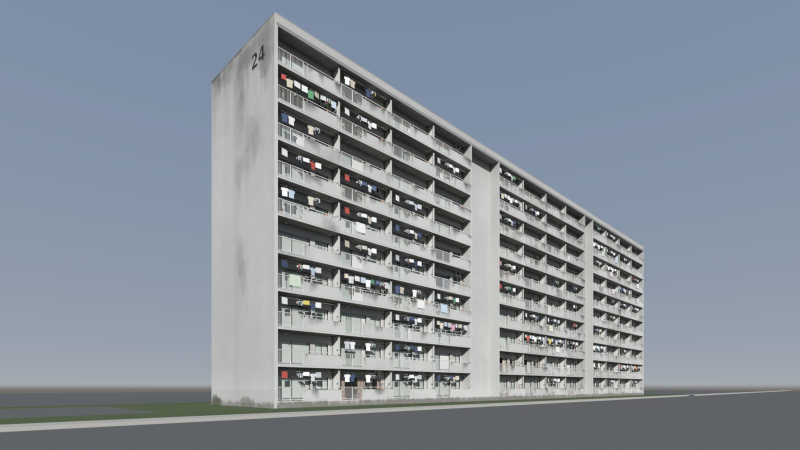
#> input picture examples/danchi/showcase/grid_age10_upkeep010.jpg, 1600 x 900 px, given in place of end_01_akabanedai_34_end.jpg, which was not available (shown at 1/2 size)
$ python weather_load.py ../../showcase ../../showcase/grid_age10_upkeep050.jpg ../../showcase/grid_age10_upkeep050.jpg
#> lines starting #> are read from the running program, lines starting #| are printed output that depends on the picture; pictures that were not available may be replaced by others from this repository, and a replacement may not be noted
"""weather_load.py — how much weathering does a wall carry? Presets against reference photos,
on the same kind of view: a plain end wall (gable) seen from 30-60 m.

    python -I weather_load.py <refs_img_dir> <renders.json> <out_dir>

renders.json: {"<name>": {"file": "...jpg", "crop": [x0, y0, x1, y1] (pixels)}} for the renders.
The round-7 set is showcase/checks/weather_load_renders.json (the west end wall in the facade-camera
images, projected through the camera with toNDC); run from examples/danchi:
    python -I src/py/weather_load.py ../../docs/redesign/evidence/refs/img showcase/checks/weather_load_renders.json showcase/checks
The photo crops are below (fractions of the image), picked by eye on plain stretches of end wall:
no windows, numbers, pipes, trees or sky.

Measures on each crop, in CIE L*, after removing a fitted plane (the light gradient across the
wall) and resampling the crop to 160 px high (a common scale for different distances):
  soil    P95 - P50 of L*: how far the typical wall sits below its cleanest paint
  mottle  standard deviation of L* (blotches, streaks, patches)
  dark    share of the wall more than 8 L* below its P95 (stained area)
  vstreak mean |dL/dx| / mean |dL/dy| on a lightly blurred crop (> 1: vertical structure, runs)
None of these knows about lighting direction or paint colour, so read them as a ranking, not
as absolute truth. The point of the check: New should sit below every photo, Typical inside the
photo range (around the median), Neglected at the heavy end.
"""
import json
import os
import sys

import numpy as np
from PIL import Image, ImageDraw

# end-wall crops in the reference photos (fractions x0, y0, x1, y1), chosen on gridded previews
PHOTO_CROPS = {
    "end_01_akabanedai_34_end.jpg": [0.265, 0.30, 0.40, 0.72],
    "end_02_soshigaya_22_end.jpg": [0.73, 0.28, 0.90, 0.55],
    "end_03_nagasawa_2-2_end.jpg": [0.33, 0.25, 0.52, 0.62],
    "end_05_naruko_end_b.jpg": [0.58, 0.20, 0.72, 0.40],
    "end_06_kita_ward_end.jpg": [0.67, 0.30, 0.79, 0.70],
    "weathering_02_saginomiya_stained_end.jpg": [0.13, 0.22, 0.29, 0.70],
    # the heavy end of the range: the stained wall beside the stair of weathering_02, and raw
    # concrete between window columns on weathering_01 (decades without paint)
    "weathering_02_saginomiya_stained_end.jpg#stained": [0.305, 0.06, 0.345, 0.60],
    "weathering_01_ogikubo_stained_facade.jpg": [0.205, 0.17, 0.255, 0.70],
}


def to_L(rgb):
    a = np.asarray(rgb, np.float32) / 255.0
    lin = np.where(a <= 0.04045, a / 12.92, ((a + 0.055) / 1.055) ** 2.4)
    Y = lin @ np.array([0.2126, 0.7152, 0.0722], np.float32)
    f = np.where(Y > 216 / 24389, np.cbrt(Y), (24389 / 27 * Y + 16) / 116)
    return 116 * f - 16


def blur(a):
    p = np.pad(a, 1, mode="edge")
    return sum(p[i:i + a.shape[0], j:j + a.shape[1]] for i in range(3) for j in range(3)) / 9.0


def metrics(im):
    h = 160
    w = max(16, int(im.width * h / im.height))
    L = to_L(im.convert("RGB").resize((w, h), Image.LANCZOS))
    yy, xx = np.mgrid[0:h, 0:w]
    A = np.c_[xx.ravel(), yy.ravel(), np.ones(h * w)]
    coef, *_ = np.linalg.lstsq(A, L.ravel(), rcond=None)
    R = L - (A @ coef).reshape(h, w) + L.mean()
    p95, p50 = np.percentile(R, [95, 50])
    B = blur(R)
    gx = np.abs(np.diff(B, axis=1)).mean()
    gy = np.abs(np.diff(B, axis=0)).mean()
    return {"L_mean": round(float(L.mean()), 1), "soil": round(float(p95 - p50), 2), "mottle": round(float(R.std()), 2),
            "dark": round(float((R < p95 - 8).mean()), 3), "vstreak": round(float(gx / max(gy, 1e-6)), 2)}


def main(refdir, renders_json, out_dir):
#> called with refdir = '../../showcase', renders_json = '../../showcase/grid_age10_upkeep050.jpg', out_dir = '../../showcase/grid_age10_upkeep050.jpg'
    rows = {}
    crops = []
    for f, c in PHOTO_CROPS.items():
        im = Image.open(os.path.join(refdir, f.split("#")[0])).convert("RGB")
#> im is the input picture: PIL image 1600x900 RGB; mean R, G, B 134.5, 142.8, 152.6
        W, H = im.size
#> W = 1600; H = 900
        cr = im.crop((int(c[0] * W), int(c[1] * H), int(c[2] * W), int(c[3] * H)))
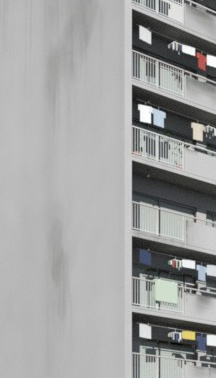
#> cr: PIL image 216x378 RGB; mean R, G, B 160.8, 161.5, 161
        nm = f.split(".")[0] + ("#" + f.split("#")[1] if "#" in f else "")
        rows["photo:" + nm] = metrics(cr)
#> in to_L, `a = np.asarray(rgb, np.float32) / 255.0`:
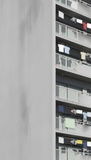
#> a: shape (160, 91, 3) float32; mean R, G, B 0.631, 0.633, 0.631
#> in to_L, `lin = np.where(a <= 0.04045, a / 12.92, ((a + 0.055) / 1.055) ** 2.4)`:
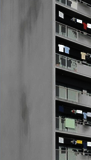
#> lin: shape (160, 91, 3) float32; mean R, G, B 0.4, 0.403, 0.4
#> in to_L, `f = np.where(Y > 216 / 24389, np.cbrt(Y), (24389 / 27 * Y + 16) / 116)`:
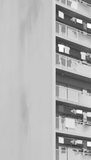
#> f: shape (160, 91) float32; min 0.178, max 1, mean 0.704
#> in to_L, `return 116 * f - 16`:
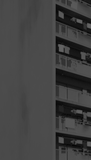
#> returned value: shape (160, 91) float32; min 4.71, max 100, mean 65.7
#> in metrics, `coef, *_ = np.linalg.lstsq(A, L.ravel(), rcond=None)`: coef = [-0.328, 0.0178, 79.06]
#> in metrics, `p95, p50 = np.percentile(R, [95, 50])`: p95 = 90.98; p50 = 66.38
#> in blur, `p = np.pad(a, 1, mode="edge")`:
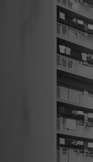
#> p: shape (162, 93) float64; min 10.6, max 115.7, mean 65.7
#> in blur, `return sum(p[i:i + a.shape[0], j:j + a.shape[1]] for i in range(3) for..`:
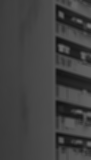
#> returned value: shape (160, 91) float64; min 15.32, max 114.4, mean 65.7
#> in metrics, `gx = np.abs(np.diff(B, axis=1)).mean()`: gx = 2.11
#> in metrics, `gy = np.abs(np.diff(B, axis=0)).mean()`: gy = 2.36
        crops.append((nm[:10] + nm[-8:], cr))
#> pass 2 of the loop in main, `for f, c in PHOTO_CROPS.items():`:
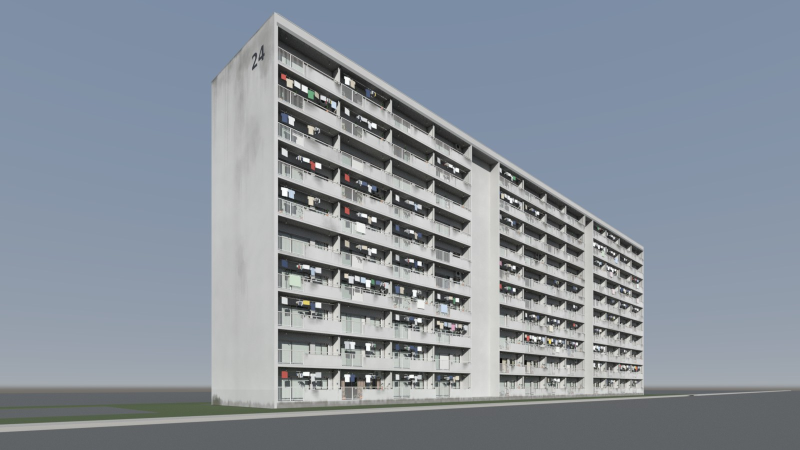
#> input picture examples/danchi/showcase/grid_age10_upkeep050.jpg, 1600 x 900 px, given in place of end_02_soshigaya_22_end.jpg, which was not available (shown at 1/2 size)
#> in main, im is the input picture: PIL image 1600x900 RGB; mean R, G, B 136.4, 144.8, 154.6
#> cr: PIL image 272x243 RGB
#> a: shape (160, 179, 3) float32
#> lin: shape (160, 179, 3) float32
#> Y: shape (160, 179) float32
#> f: shape (160, 179) float32
#> in to_L (call 2), `return 116 * f - 16`:
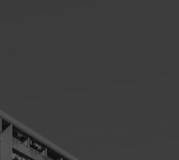
#> returned value: shape (160, 179) float32; min 9.01, max 100, mean 60.8
#> R: shape (160, 179) float64
#> in blur (call 2), `p = np.pad(a, 1, mode="edge")`:
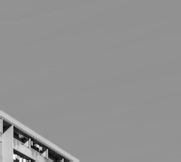
#> p: shape (162, 181) float64; min 8.69, max 99.52, mean 60.8; drawn with min black and max white
    rj = json.load(open(renders_json))
    for name, d in rj.items():
        im = Image.open(d["file"]).convert("RGB")
        cr = im.crop(tuple(int(v) for v in d["crop"]))
        rows["render:" + name] = metrics(cr)
        crops.append((name, cr))
    keys = ["soil", "mottle", "dark", "vstreak"]
    ph = [v for k, v in rows.items() if k.startswith("photo:")]
    summ = {k: {"photo_min": min(p[k] for p in ph), "photo_median": float(np.median([p[k] for p in ph])),
                "photo_max": max(p[k] for p in ph)} for k in keys}
    os.makedirs(out_dir, exist_ok=True)
    json.dump({"rows": rows, "photo_range": summ}, open(os.path.join(out_dir, "weather_load.json"), "w"), indent=1)
    # crop sheet, to check by eye that every crop is plain wall
    tw, th = 160, 220
    sh = Image.new("RGB", (tw * len(crops), th + 22), (20, 20, 20))
    d = ImageDraw.Draw(sh)
    for i, (lab, cr) in enumerate(crops):
        c2 = cr.copy()
        c2.thumbnail((tw - 4, th - 4))
        sh.paste(c2, (i * tw + 2, 2))
        d.text((i * tw + 3, th + 4), lab[:22], fill=(230, 230, 230))
    sh.save(os.path.join(out_dir, "weather_load_crops.jpg"), quality=85)
    lines = ["| image | L* mean | soil (P95-P50) | mottle (sd) | dark share | vertical streak |", "|---|---:|---:|---:|---:|---:|"]
    for k, v in rows.items():
        lines.append(f"| {k} | {v['L_mean']} | {v['soil']} | {v['mottle']} | {v['dark']} | {v['vstreak']} |")
    lines.append("| photo range (min / median / max) | | " + " | ".join(
        f"{summ[k]['photo_min']} / {summ[k]['photo_median']:.2f} / {summ[k]['photo_max']}" for k in keys) + " |")
    open(os.path.join(out_dir, "weather_load.md"), "w").write("\n".join(lines) + "\n")
    return "\n".join(lines)


if __name__ == "__main__":
#> (the run stopped early here; a loop or call above may not have finished)
